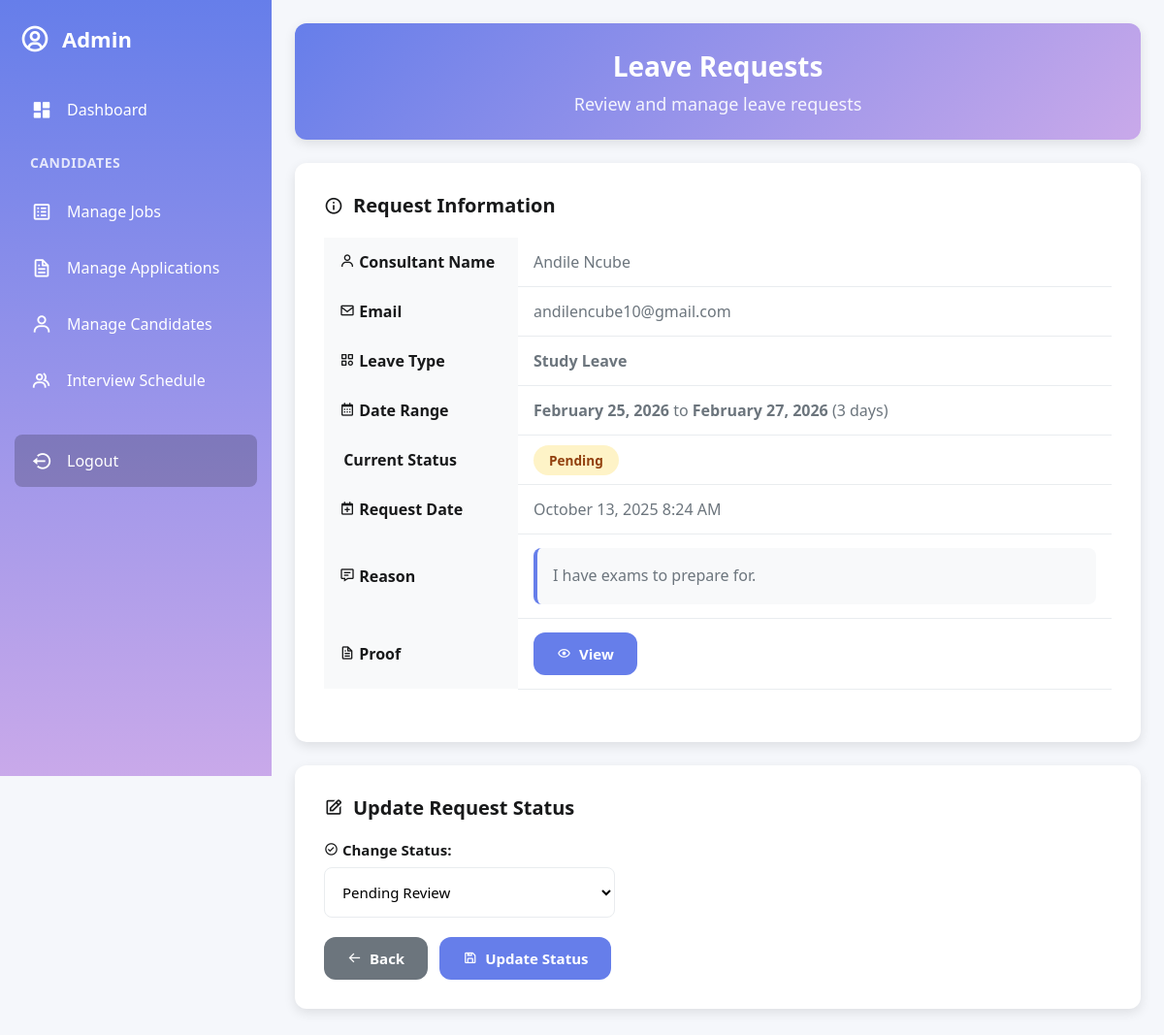
/view_leave_request.php?id=3 (signed in), run on the app's committed database.
### tables this page shows
CREATE TABLE `consultant_leaves` (
  `consult_leave_id` int(11) NOT NULL,
  `user_id` int(11) NOT NULL,
  `leave_type` enum('Sick Leave','Casual Leave','Study Leave','Annual Leave','Maternity Leave','Paternity Leave','Others') NOT NULL,
  `start_date` date NOT NULL,
  `end_date` date NOT NULL,
  `reason` text NOT NULL,
  `proof` longblob NOT NULL,
  `proof_filename` varchar(255) NOT NULL,
  `proof_mimetype` varchar(100) DEFAULT NULL,
  `status` enum('Pending','Approved','Rejected') DEFAULT 'Pending',
  `created_at` timestamp NOT NULL DEFAULT current_timestamp()
);

CREATE TABLE `users` (
  `user_id` int(11) NOT NULL,
  `username` varchar(100) NOT NULL,
  `fullname` varchar(100) NOT NULL,
  `gender` enum('Male','Female','Other') NOT NULL,
  `dob` date DEFAULT NULL,
  `email` varchar(100) NOT NULL,
  `phone` varchar(100) NOT NULL,
  `address` text NOT NULL,
  `password` varchar(255) NOT NULL,
  `role` enum('Applicant','Admin','Consultant') NOT NULL,
  `verification_token` varchar(255) DEFAULT NULL,
  `google_id` varchar(255) DEFAULT NULL,
  `failed_attempts` int(11) DEFAULT 0,
  `last_failed_login` int(11) DEFAULT 0,
  `email_verified` tinyint(1) NOT NULL DEFAULT 0,
  `account_status` enum('Active','Inactive') NOT NULL DEFAULT 'Active',
  `last_login_at` timestamp NULL DEFAULT NULL,
  `created_at` timestamp NOT NULL DEFAULT current_timestamp()
);

### view_leave_request.php (the view, shortened to what this page needs)
<?php
include('config.php');
$leave_id = isset($_GET['id']) ? intval($_GET['id']) : 0;
$sql = "SELECT cl.*, u.fullname, u.email
        FROM consultant_leaves cl
        JOIN users u ON cl.user_id = u.user_id
        WHERE cl.consult_leave_id = ?";
$stmt = $conn->prepare($sql);
$stmt->bind_param("i", $leave_id);
$stmt->execute();
$result = $stmt->get_result();
$row = $result->fetch_assoc();
?>
<!DOCTYPE html>
<html lang="en">
<head>
    <link href='https://unpkg.com/boxicons@2.1.4/css/boxicons.min.css' rel='stylesheet'>
    <link rel="stylesheet" href="https://cdnjs.cloudflare.com/ajax/libs/sweetalert2/11.7.12/sweetalert2.min.css">
</head>
<body>
    <div class="sidebar" id="sidebar">
        <a href="#" class="logo">
            <i class='bx bx-user-circle'></i>
            <div class="logo-name"><span>Admin</span></div>
        </a>
        <ul class="side-menu">
            <li><a href="admin_dashboard.php"><i class='bx bxs-dashboard'></i><span>Dashboard</span></a></li>
            <li class="section-header"><span>Candidates</span></li>
            <li><a href="manage_jobs.php"><i class='bx bx-spreadsheet'></i><span>Manage Jobs</span></a></li>
            <li><a href="manage_applications.php"><i class='bx bx-file'></i><span>Manage Applications</span></a></li>
            <li><a href="manage_candidates.php"><i class='bx bx-user'></i><span>Manage Candidates</span></a></li>
            <li><a href="schedule_interview.php"><i class='bx bx-group'></i><span>Interview Schedule</span></a></li>
            <li class="section-header"><span>Consultants</span></li>
        </ul>
        <ul class="side-menu">
            <li>
                <a href="logout.php" class="logout">
                    <i class='bx bx-log-out-circle'></i>
                    <span>Logout</span>
                </a>
            </li>
        </ul>
    </div>
    <div class="content">
        <main>
            <div class="welcome-section">
                <div class="welcome-content">
                    <h1>Leave Requests</h1>
                    <p>Review and manage leave requests</p>
                </div>
            </div>
            <div class="card">
                <h2><i class='bx bx-info-circle'></i> Request Information</h2>
                <table class="details-table">
                    <tr>
                        <th><i class='bx bx-user'></i> Consultant Name</th>
                        <td><?= htmlspecialchars($row['fullname']) ?></td>
                    </tr>
                    <tr>
                        <th><i class='bx bx-envelope'></i> Email</th>
                        <td><?= htmlspecialchars($row['email']) ?></td>
                    </tr>
                    <tr>
                        <th><i class='bx bx-category'></i> Leave Type</th>
                        <td><strong><?= htmlspecialchars($row['leave_type']) ?></strong></td>
                    </tr>
                    <tr>
                        <th><i class='bx bx-calendar'></i> Date Range</th>
                        <td>
                            <strong><?= date('F j, Y', strtotime($row['start_date'])) ?></strong> to
                            <strong><?= date('F j, Y', strtotime($row['end_date'])) ?></strong>
                            <?php
                            $days = (strtotime($row['end_date']) - strtotime($row['start_date'])) / (60 * 60 * 24) + 1;
                            echo " ({$days} day" . ($days > 1 ? "s" : "") . ")";
                            ?>
                        </td>
                    </tr>
                    <tr>
                        <th><i class='bx bx-status'></i> Current Status</th>
                        <td>
                            <span class="status-badge status-<?= strtolower($row['status']) ?>">
                                <?= htmlspecialchars($row['status']) ?>
                            </span>
                        </td>
                    </tr>
                    <tr>
                        <th><i class='bx bx-calendar-plus'></i> Request Date</th>
                        <td><?= date('F j, Y g:i A', strtotime($row['created_at'] ?? 'now')) ?></td>
                    </tr>
                    <tr>
                        <th><i class='bx bx-message-detail'></i> Reason</th>
                        <td>
                            <div class="reason-text">
                                <?= nl2br(htmlspecialchars($row['reason'])) ?>
                            </div>
                        </td>
                    </tr>
                    <tr>
                        <th><i class='bx bx-file'></i> Proof</th>
                        <td>
                            <?php if (!empty($row['proof'])): ?>
                                <a href="view_proof.php?consult_leave_id=<?= $leave_id ?>" class="btn btn-sm" target="_blank">
                                    <i class='bx bx-show'></i> View
                                </a>
                            <?php else: ?>
                                <span style="color: var(--gray);">No proof uploaded</span>
                            <?php endif; ?>
                        </td>
                    </tr>
                </table>
            </div>
            <div class="card">
                <h2><i class='bx bx-edit'></i> Update Request Status</h2>
                <form method="POST">
                    <div class="form-group">
                        <label for="status"><i class='bx bx-check-circle'></i> Change Status:</label>
                        <select name="status" id="status" required>
                            <option value="Pending" <?= $row['status'] === 'Pending' ? 'selected' : '' ?>>
                                Pending Review
                            </option>
                        </select>
                    </div>
                    <div class="action-buttons">
                        <a href="#" onclick="window.history.back(); return false;" class="btn btn-secondary">
                            <i class='bx bx-arrow-back'></i> Back
                        </a>
                        <button type="submit" class="btn">
                            <i class='bx bx-save'></i> Update Status
                        </button>
                    </div>
                </form>
            </div>
        </main>
    </div>
</body>
</html>

### view_leave_request.php (style rules this page uses)
* { margin: 0; padding: 0; box-sizing: border-box; font-family: 'Segoe UI', Tahoma, Geneva, Verdana, sans-serif; }
:root { --primary: #667eea; --primary-dark: #5a67d8; --secondary: #c9a9eaff; --dark: #18191a; --darker: #121314; --light: #f8f9fa; --gray: #6c757d; --light-gray: #e9ecef; --success: #28a745; --danger: #dc3545; --warning: #ffc107; --info: #17a2b8; --white: #ffffff; --black: #000000; --border-radius: 12px; --box-shadow: 0 4px 12px rgba(0, 0, 0, 0.1); --transition: all 0.3s ease; }
body { background-color: #f5f7fb; color: #333; display: flex; min-height: 100vh; overflow-x: hidden; }
.sidebar { width: 280px; background: linear-gradient(180deg, var(--primary), var(--secondary)); color: var(--white); height: 100vh; position: fixed; top: 0; left: 0; z-index: 100; transition: var(--transition); display: flex; flex-direction: column; }
.logo { display: flex; align-items: center; gap: 12px; padding: 24px 20px; text-decoration: none; color: var(--white); font-size: 22px; font-weight: 700; }
.logo i { font-size: 32px; }
.logo-name span { white-space: nowrap; transition: var(--transition); }
.side-menu { list-style: none; padding: 0 15px; flex: 1; overflow-y: auto; }
.side-menu li { margin: 8px 0; }
.side-menu li a { display: flex; align-items: center; gap: 14px; padding: 14px 16px; color: var(--white); text-decoration: none; border-radius: 8px; transition: var(--transition); font-size: 16px; }
.side-menu li a i { font-size: 22px; min-width: 24px; text-align: center; }
.logout { margin-top: auto; padding: 16px !important; background: rgba(0, 0, 0, 0.2); }
.side-menu li.section-header { padding: 8px 16px; font-weight: 600; color: var(--white); font-size: 14px; text-transform: uppercase; letter-spacing: 0.5px; opacity: 0.8; margin-top: 12px; text-decoration: none; }
.content { flex: 1; margin-left: 280px; transition: var(--transition); }
.welcome-section { background: linear-gradient(135deg, var(--primary) 0%, var(--secondary) 100%); color: var(--white); padding: 25px; border-radius: var(--border-radius); margin-bottom: 24px; box-shadow: var(--box-shadow); text-align: center; }
.welcome-content h1 { font-size: 28px; margin-bottom: 8px; }
.welcome-content p { opacity: 0.9; font-size: 18px; }
main { padding: 24px; }
.card { background: var(--white); padding: 30px; border-radius: var(--border-radius); box-shadow: var(--box-shadow); margin-bottom: 24px; }
.card h2 { font-size: 20px; font-weight: 600; color: var(--dark); margin-bottom: 20px; display: flex; align-items: center; gap: 10px; }
.details-table { width: 100%; border-collapse: collapse; margin-bottom: 24px; }
.details-table th { text-align: left; padding: 14px 16px; font-weight: 600; color: var(--dark); background: #f8f9fa; width: 200px; }
.details-table td { padding: 14px 16px; border-bottom: 1px solid var(--light-gray); color: var(--gray); }
.details-table tr { transition: background 0.2s; }
.reason-text { line-height: 1.6; padding: 16px; background: #f8f9fa; border-radius: 8px; border-left: 4px solid var(--primary); }
.status-badge { padding: 6px 16px; border-radius: 20px; font-size: 0.85rem; font-weight: 600; text-transform: capitalize; }
.status-pending { background-color: #fef3c7; color: #92400e; }
.form-group { margin-bottom: 20px; }
label { display: block; font-weight: 600; margin-bottom: 8px; font-size: 15px; color: var(--dark); }
select { width: 100%; max-width: 300px; padding: 14px; border: 1px solid var(--light-gray); border-radius: 8px; font-size: 15px; background: white; transition: var(--transition); }
.btn { padding: 12px 24px; background: var(--primary); color: white; border: none; border-radius: var(--border-radius); font-weight: 600; cursor: pointer; transition: var(--transition); display: inline-flex; align-items: center; gap: 8px; font-size: 15px; text-decoration: none; }
.btn-secondary { background: #6c757d; }
.action-buttons { display: flex; gap: 12px; margin-top: 20px; }

### data on the page
consultant_leaves: user.fullname "Andile Ncube", user.email "andilencube10@gmail.com", leave_type "Study Leave", start_date "February 25, 2026", end_date "February 27, 2026", days "3", status "Pending", created_at "October 13, 2025 8:24 AM", reason "I have exams to prepare for.", status "Pending Review"
